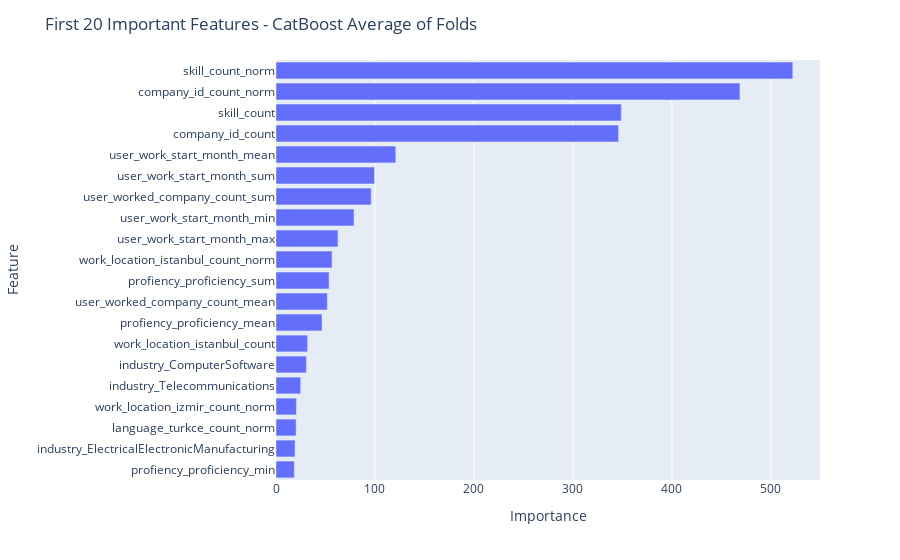

Notebook code cell kept with this figure:
### Code cell
test = pd.read_csv("./test_user_lang_work.csv")
df = pd.read_csv("./data/test_users.csv")
test["user_id"] = df["user_id"]
test = test.merge(skills_catboost_test_agg, on="user_id", how="left")
test.drop(columns=["user_id","user_work_start_year_min", "user_work_start_year_mean","user_work_start_year_sum"],inplace=True)

models = encode_test(skills_catboost_train_agg)
model_preds = [model.predict(test) for model in models]
model_preds

### Figure 1 — Plotly figure (JSON) as saved in the notebook; plotly's stock layout.template omitted (floating-point values rounded to 4 significant figures)
{"data": [{"alignmentgroup": "True", "hovertemplate": "Importance=%{x}<br>Feature=%{y}<extra></extra>", "legendgroup": "", "marker": {"color": "#636efa", "pattern": {"shape": ""}}, "name": "", "offsetgroup": "", "orientation": "h", "showlegend": false, "textposition": "auto", "type": "bar", "x": [18.5, 19.2, 20.3, 20.6, 24.9, 30.7, 31.9, 46.5, 51.8, 53.6, 56.6, 62.6, 78.8, 96.1, 99.5, 121, 346.1, 348.8, 468.7, 522.1], "xaxis": "x", "y": ["profiency_proficiency_min", "industry_ElectricalElectronicManufacturing", "language_turkce_count_norm", "work_location_izmir_count_norm", "industry_Telecommunications", "industry_ComputerSoftware", "work_location_istanbul_count", "profiency_proficiency_mean", "user_worked_company_count_mean", "profiency_proficiency_sum", "work_location_istanbul_count_norm", "user_work_start_month_max", "user_work_start_month_min", "user_worked_company_count_sum", "user_work_start_month_sum", "user_work_start_month_mean", "company_id_count", "skill_count", "company_id_count_norm", "skill_count_norm"], "yaxis": "y"}], "layout": {"barmode": "relative", "legend": {"tracegroupgap": 0}, "margin": {"t": 60}, "title": {"text": "First 20 Important Features - CatBoost Average of Folds"}, "xaxis": {"anchor": "y", "domain": [0, 1], "title": {"text": "Importance"}}, "yaxis": {"anchor": "x", "domain": [0, 1], "title": {"text": "Feature"}}}}
